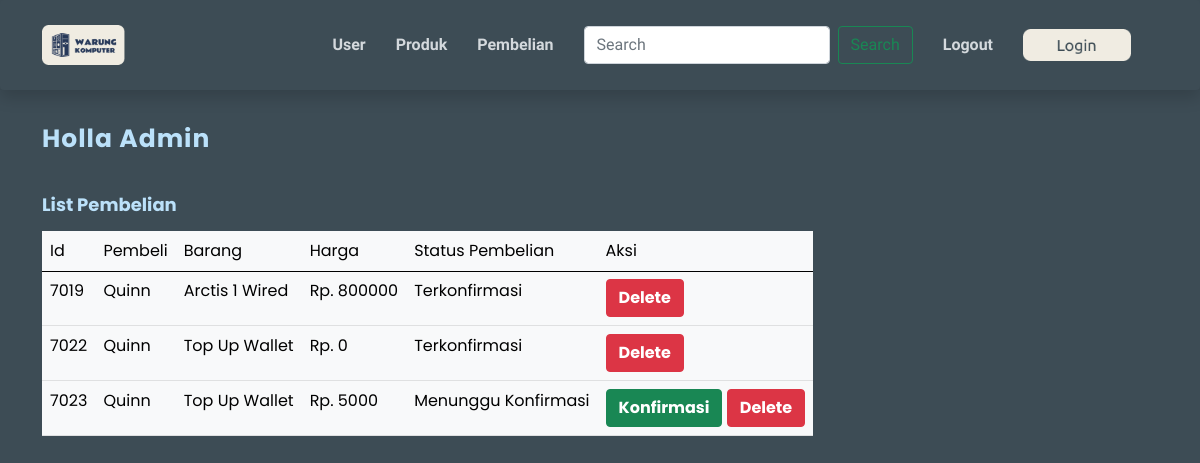
The app's page /adminpembelian.php, older data.
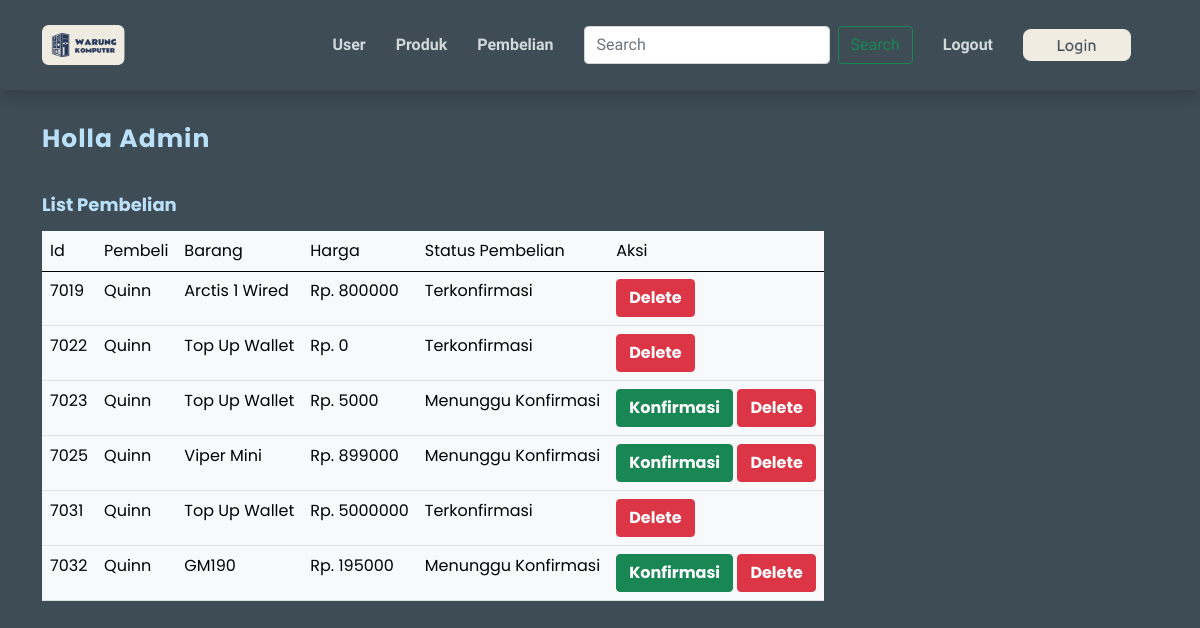
The same page, newer data.
### tables this page shows
CREATE TABLE `pembelian` (
  `id_pembelian` int(11) NOT NULL,
  `status_pembelian` varchar(45) NOT NULL,
  `total_harga_pembelian` int(15) NOT NULL,
  `status_keranjang` int(11) NOT NULL,
  `status_wishlist` int(11) NOT NULL,
  `pembelian_id_customer` int(11) NOT NULL,
  `pembelian_id_produk` int(11) NOT NULL
);

CREATE TABLE `user` (
  `id` int(11) NOT NULL,
  `email` varchar(255) NOT NULL,
  `nama` varchar(255) NOT NULL,
  `username` varchar(255) NOT NULL,
  `password` varchar(255) NOT NULL,
  `status_admin` int(11) NOT NULL,
  `wallet` int(15) NOT NULL
);

CREATE TABLE `produk` (
  `id_produk` int(11) NOT NULL,
  `nama_produk` varchar(255) NOT NULL,
  `harga_produk` int(15) NOT NULL,
  `tgl_rilis` date NOT NULL,
  `detail_produk` text NOT NULL,
  `vendor` varchar(255) NOT NULL,
  `gambar` blob NOT NULL,
  `diskon` int(15) NOT NULL,
  `kategori_id_kategori` int(11) NOT NULL
);

### includes/DB.class.php (called while the page is built, shortened)
<?php
class DB{
	var $db_host = '';
	var $db_user = '';
	var $db_password = '';
	var $db_name = '';
	var $db_link = '';
	var $result = 0;
	function DB($db_host='', $db_user='', $db_password='', $db_name=''){
		$this->db_host = $db_host;
		$this->db_user = $db_user;
		$this->db_password = $db_password;
		$this->db_name = $db_name;
	}
	function open(){
		$this->db_link = mysqli_connect($this->db_host, $this->db_user, $this->db_password, $this->db_name);
	}
	function execute($query=""){
		$this->result = mysqli_query($this->db_link, $query);
		return $this->result;
	}
	function getResult(){
		return mysqli_fetch_array($this->result);
	}
}
 ?>

### includes/Pembelian.class.php (called while the page is built, shortened)
<?php
class Pembelian extends DB{
	function getPembelian(){
		$query = "SELECT * FROM pembelian";
		return $this->execute($query);
	}
}
?>

### conf.php (called while the page is built)
<?php
$db_host = "localhost";
$db_user = "root";
$db_password = "";
$db_name = "tubes_rpl";
?>

### includes/User.class.php (called while the page is built, shortened)
<?php
class User extends DB{
	function getUserName($id){
		$query = "SELECT username FROM user WHERE id=$id";
		return $this->execute($query);
	}
}
?>

### includes/Produk.class.php (called while the page is built, shortened)
<?php
class Produk extends DB{
	function getProdukName($id){
		$query = "SELECT nama_produk FROM produk WHERE id_produk=$id";
		return $this->execute($query);
	}
}
?>

### adminpembelian.php (the view, shortened to what this page needs)
<?php
include("conf.php");
include("includes/DB.class.php");
include("includes/User.class.php");
include("includes/Produk.class.php");
include("includes/Pembelian.class.php");
$ouser = new User($db_host, $db_user, $db_password, $db_name);
$oproduk = new Produk($db_host, $db_user, $db_password, $db_name);
$opembelian = new Pembelian($db_host, $db_user, $db_password, $db_name);
$ouser->open();
$oproduk->open();
$opembelian->open();
$data = null;
if(isset($_SESSION['id'])){
    $data .= '<a class="nav-link scrollto" href="#">
    ' . $_SESSION['uname'] . '
    </a>';
}
else{
    $data .= '<a class="nav-link scrollto" href="login.php"><img src="templates/img/login.png" alt="" width="80%" height="80%"></a>';
}
$opembelian->getPembelian();
$tabel = null;
while (list($id, $status, $harga, $keranjang, $wishlist, $id_cust, $id_barang) = $opembelian->getResult()) {
    $ouser->getUserName($id_cust);
    list($namaUser) = $ouser->getResult();
    $oproduk->getProdukName($id_barang);
    list($namaBarang) = $oproduk->getResult();
    if(empty($namaBarang)){
        $namaBarang = "Top Up Wallet";
    }
    if($status == "Menunggu Konfirmasi"){
        if($namaBarang == "Top Up Wallet"){
            $beli = "topup";
        }
        else {
            $beli = "beli";
        }
        $tabel .= "<tr>
        <td>" . $id . "</td>
        <td>" . $namaUser . "</td>
        <td>" . $namaBarang . "</td>
        <td>Rp. " . $harga . "</td>
        <td>" . $status . "</td>
        <td>
        <button class='btn btn-success'><a href='konfirmpembelian.php?id=" . $id . "&beli=".$beli."&harga=".$harga."&id_cust=".$id_cust."' style='color: white; font-weight: bold;'>Konfirmasi</a></button>
        <button class='btn btn-danger'><a href='deletepembelian.php?id_hapus=" . $id . "' style='color: white; font-weight: bold;'>Delete</a></button>
        </td>
        </tr>";
    }
    else if($status == "Belum Beli"){
        $tabel .= "";
    }
    else {
        $tabel .= "<tr>
        <td>" . $id . "</td>
        <td>" . $namaUser . "</td>
        <td>" . $namaBarang . "</td>
        <td>Rp. " . $harga . "</td>
        <td>" . $status . "</td>
        <td>
        <button class='btn btn-danger'><a href='deletepembelian.php?id_hapus=" . $id . "' style='color: white; font-weight: bold;'>Delete</a></button>
        </td>
        </tr>";
    }
}

Row changes from the older to the newer data that the page shows:
now on this page (row edited): pembelian: id "7025", user.username "Quinn", produk.nama_produk "Viper Mini", total_harga_pembelian "899000", status_pembelian "Menunggu Konfirmasi"
added pembelian: id "7031", user.username "Quinn", namaBarang "Top Up Wallet", total_harga_pembelian "5000000", status_pembelian "Terkonfirmasi"
added pembelian: id "7032", user.username "Quinn", produk.nama_produk "GM190", total_harga_pembelian "195000", status_pembelian "Menunggu Konfirmasi"
